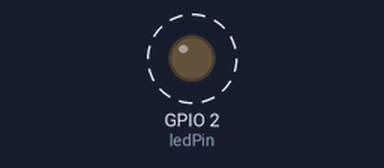
Bench run of a sketch on a simulated ESP32. On the bench: output pins drawn as LEDs (lit = HIGH). Dashed ring = blinking.

Above: at 0.05 s.
Timing chart, 0 to 3.0 s (numbered marks = the images above):
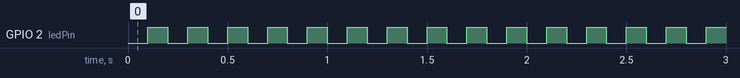

The sketch:

32.TimerPrac.ino
```cpp
hw_timer_t * timer_v = NULL;

volatile bool flag = false;
int ledPin = 2;

void IRAM_ATTR onTimer()
{
	flag=!flag;
}

void setup()
{
	pinMode(ledPin, OUTPUT);

	timer_v = timerBegin(0, 8000, true);
	// 0 is the timer channel 0
	// 8000 is prescaler
	// true is count up

	timerAttachInterrupt(timer_v, &onTimer, true);
	// timer_v is the timer var
	// onTImer funct attach to Interrupt
	// true for the
	// true is the edge count to true

	timerAlarmWrite(timer_v, 1000, true);
	// timer_v is ther timer var
	// 1000 is the tick count
	// true for the auto trigger

	timerAlarmEnable(timer_v);

}

void loop()
{
	digitalWrite(ledPin, flag);
}
```

Measured:
- by itself, GPIO 2 (ledPin): alternates HIGH for 0.10 s and LOW for 0.10 s
